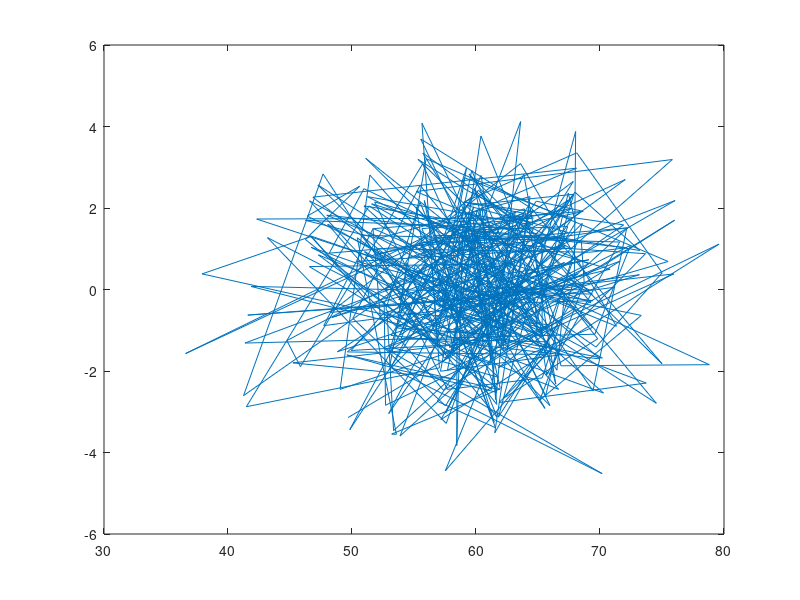

Write MATLAB code to recreate this figure.
e=rng;
X=60+8*randn(1,1000);
f=@(x) 2*sin(1.5*x);
gama=randn(1,1000);
r=f(X)+gama;
Z=[X;r];
ind=randperm(1000);
training=Z(:,ind(1:600));
testing=Z(:,ind(601:1000));
figure;
plot(X,r)
plot(training(1,:),training(2,:))
plot(testing(1,:),testing(2,:))

x_tr=training(1,:);
y_tr=training(2,:);
for i=0:4
    polyfit(x_tr,y_tr,i)
end


